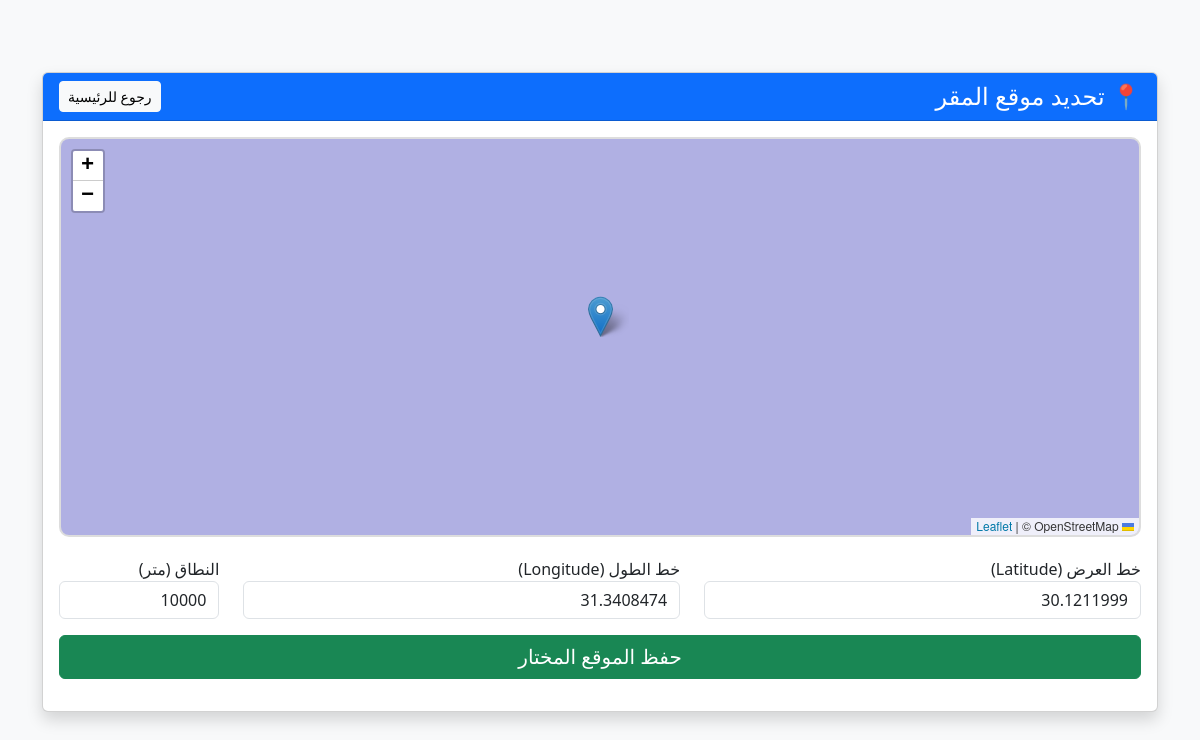
Before: /admin/set_zone with the older database file.
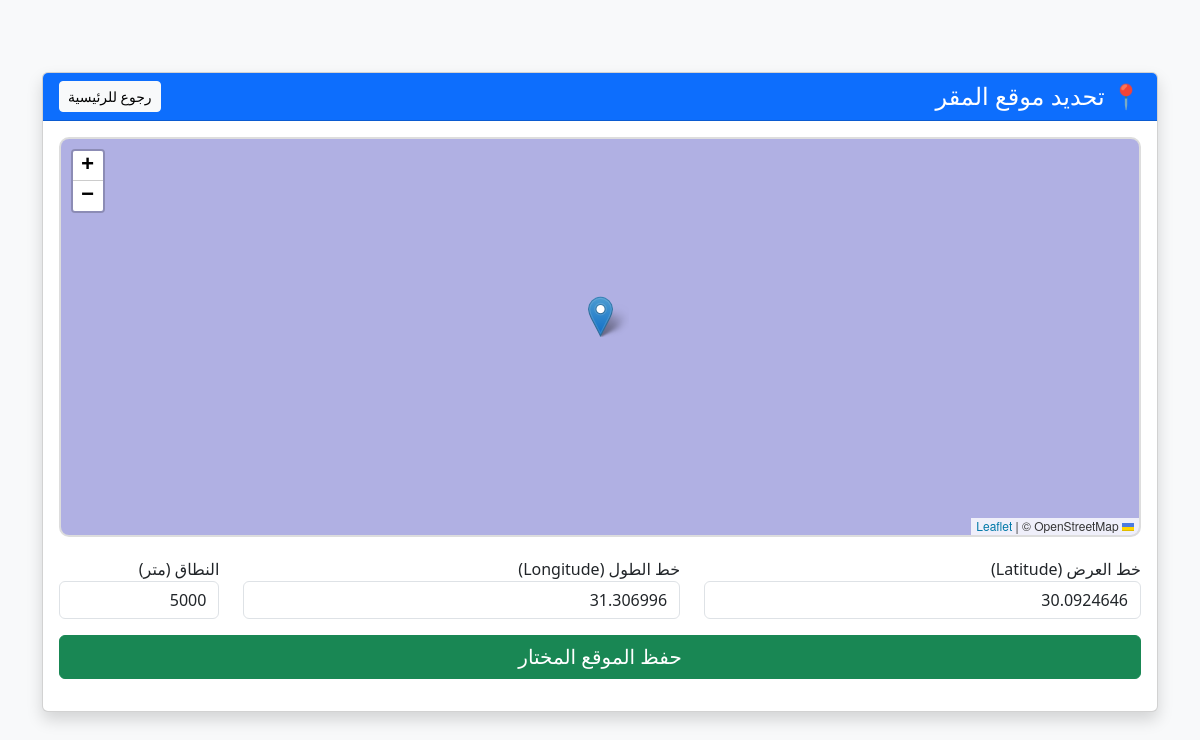
After: the same page with the newer database file.
### models.py (models this page shows)
class TemplateAccessMixin:
    def __getitem__(self, key):
        value = getattr(self, key)
        if hasattr(value, "isoformat"):
            return value.isoformat()
        return value

class Settings(TemplateAccessMixin, db.Model):
    __tablename__ = "settings"
    id = db.Column(db.Integer, primary_key=True, default=1)
    lat = db.Column(db.Float)
    lng = db.Column(db.Float)
    radius = db.Column(db.Integer)

### routes_admin.py (the view)
    @app.route('/set_zone', methods=['GET', 'POST'])
    @app.route('/admin/set_zone', methods=['GET', 'POST'])
    def set_zone():
        if request.method == 'POST':
            z = db.session.get(Settings, 1) or Settings(id=1)
            z.lat, z.lng, z.radius = float(request.form.get('lat')), float(request.form.get('lng')), int(request.form.get('radius'))
            db.session.add(z); db.session.commit()
            return redirect(url_for('set_zone'))
        return render_template('set_zone.html', zone=db.session.get(Settings, 1))

### templates/set_zone.html (shortened to what this page needs)
﻿<!DOCTYPE html>
<html lang="ar" dir="rtl">
<head>
    <link href="https://cdn.jsdelivr.net/npm/bootstrap@5.3.0/dist/css/bootstrap.min.css" rel="stylesheet">
    <link rel="stylesheet" href="https://unpkg.com/leaflet@1.9.4/dist/leaflet.css" />
</head>
<body class="bg-light">
    <div class="container mt-5">
        <div class="card shadow">
            <div class="card-header bg-primary text-white d-flex justify-content-between align-items-center">
                <h4 class="m-0">📍 تحديد موقع المقر</h4>
                <a href="/dashboard" class="btn btn-sm btn-light">رجوع للرئيسية</a>
            </div>
            <div class="card-body">
                <div id="map"></div>
                <form action="/set_zone" method="POST">
                    <div class="row">
                        <div class="col-md-5 mb-3">
                            <label>خط العرض (Latitude)</label>
                            <input type="text" name="lat" id="lat" class="form-control" readonly required>
                        </div>
                        <div class="col-md-5 mb-3">
                            <label>خط الطول (Longitude)</label>
                            <input type="text" name="lng" id="lng" class="form-control" readonly required>
                        </div>
                        <div class="col-md-2 mb-3">
                            <label>النطاق (متر)</label>
                            <input type="number" name="radius" class="form-control" value="{{ zone.radius if zone else 100 }}" required>
                        </div>
                    </div>
                    <button type="submit" class="btn btn-success w-100 fs-5">حفظ الموقع المختار</button>
                </form>
            </div>
        </div>
    </div>
</body>
</html>

Changed rows visible on the page:
changed Settings: radius "10000" → "5000"
Other visible differences:
form field lat: "30.1211999" → "30.0924646"
form field lng: "31.3408474" → "31.306996"
